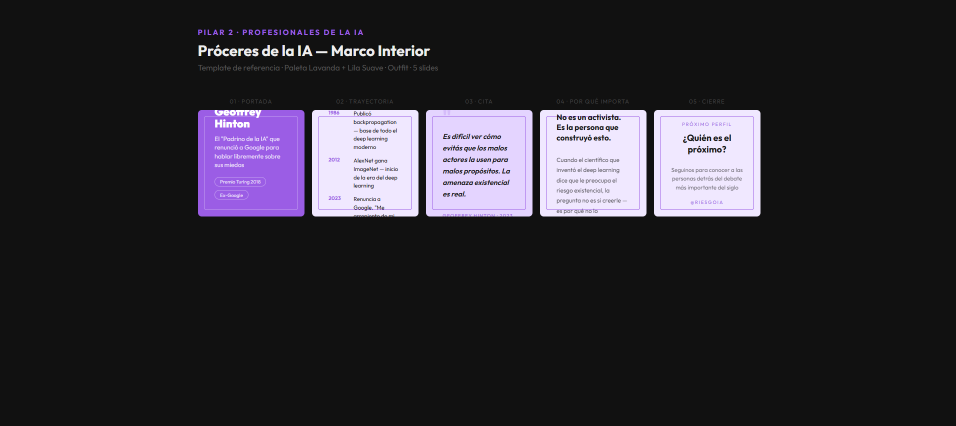
#> input picture Captura de pantalla 2026-04-20 222926.png, 1912 x 851 px (shown at 1/2 size)
$ python blend_effect.py '../Captura de pantalla 2026-04-20 222926.png'
#> lines starting #> are read from the running program, lines starting #| are printed output that depends on the picture
#!/usr/bin/env python3
# Requirements: pip install Pillow numpy
# Usage: python templates/blend_effect.py <input> [output]

import argparse
from pathlib import Path

from PIL import Image
import numpy as np

BG_COLOR      = (240, 232, 255)   # #f0e8ff — trayectoria slide
GHOST_OPACITY = 0.30


def _hls_channel(m1, m2, hue):
    hue = hue % 1.0
    return np.where(hue < 1/6, m1 + (m2 - m1) * hue * 6,
           np.where(hue < 0.5, m2,
           np.where(hue < 2/3, m1 + (m2 - m1) * (2/3 - hue) * 6, m1)))


def rgb_to_hls(r, g, b):
    cmax  = np.maximum(np.maximum(r, g), b)
    cmin  = np.minimum(np.minimum(r, g), b)
    delta = cmax - cmin
    l = (cmax + cmin) / 2.0
    s = np.where(delta == 0, 0.0,
        np.where(l < 0.5, delta / (cmax + cmin), delta / (2.0 - cmax - cmin)))
    with np.errstate(invalid="ignore", divide="ignore"):
        rc = np.where(delta > 0, (cmax - r) / delta, 0.0)
        gc = np.where(delta > 0, (cmax - g) / delta, 0.0)
        bc = np.where(delta > 0, (cmax - b) / delta, 0.0)
        h  = np.where(cmax == r, bc - gc,
             np.where(cmax == g, 2.0 + rc - bc, 4.0 + gc - rc))
        h  = np.where(delta == 0, 0.0, (h / 6.0) % 1.0)
    return h, l, s


def hls_to_rgb(h, l, s):
    m2 = np.where(l <= 0.5, l * (1.0 + s), l + s - l * s)
    m1 = 2.0 * l - m2
    r  = np.where(s == 0, l, _hls_channel(m1, m2, h + 1/3))
    g  = np.where(s == 0, l, _hls_channel(m1, m2, h))
    b  = np.where(s == 0, l, _hls_channel(m1, m2, h - 1/3))
    return np.clip(r, 0, 1), np.clip(g, 0, 1), np.clip(b, 0, 1)


def luminosity_blend(backdrop, source):
    """CSS mix-blend-mode: luminosity — backdrop hue/sat, source luminance."""
    bh, _,  bs = rgb_to_hls(backdrop[..., 0], backdrop[..., 1], backdrop[..., 2])
    _,  sl, _  = rgb_to_hls(source[..., 0],   source[..., 1],   source[..., 2])
    rr, rg, rb = hls_to_rgb(bh, sl, bs)
    return np.stack([rr, rg, rb], axis=-1)


def blend(input_path: Path, output_path: Path):
    photo = Image.open(input_path).convert("RGBA")
    w, h = photo.size

    bg_f        = np.full((h, w, 3), BG_COLOR, dtype=np.float64) / 255.0
    photo_arr   = np.array(photo)
    photo_rgb_f = photo_arr[..., :3].astype(np.float64) / 255.0
    photo_alpha = photo_arr[..., 3:4].astype(np.float64) / 255.0

    lum = luminosity_blend(bg_f, photo_rgb_f)
    lum_img = (lum * 255).astype(np.uint8)

    result_arr = np.zeros((h, w, 4), dtype=np.uint8)
    result_arr[..., :3] = lum_img
    result_arr[..., 3]  = (photo_alpha[..., 0] * GHOST_OPACITY * 255).astype(np.uint8)

    Image.fromarray(result_arr, "RGBA").save(output_path)
    print(f"Saved: {output_path}")


def main():
    parser = argparse.ArgumentParser(description="Luminosity blend + ghost opacity effect")
    parser.add_argument("input", help="Input image path")
    parser.add_argument("output", nargs="?", help="Output image path (default: <stem>_blended.png next to input)")
    args = parser.parse_args()

    input_path = Path(args.input)
    output_path = Path(args.output) if args.output else input_path.parent / f"{input_path.stem}_blended.png"

    blend(input_path, output_path)
#> in blend, photo is the input picture: PIL image 1912x851 RGBA; mean R, G, B, A 45, 42.2, 49, 255
#> in blend, `photo_alpha = photo_arr[..., 3:4].astype(np.float64) / 255.0`: photo_alpha: shape (851, 1912, 1) float64; every value is 1
#> in rgb_to_hls, `cmax  = np.maximum(np.maximum(r, g), b)`: r: shape (851, 1912) float64; every value is 0.941
#> in rgb_to_hls, `cmin  = np.minimum(np.minimum(r, g), b)`: cmin: shape (851, 1912) float64; every value is 0.91
#> in rgb_to_hls, `delta = cmax - cmin`: delta: shape (851, 1912) float64; every value is 0.0902
#> in rgb_to_hls, `l = (cmax + cmin) / 2.0`: l: shape (851, 1912) float64; every value is 0.955
#> in rgb_to_hls, `rc = np.where(delta > 0, (cmax - r) / delta, 0.0)`: rc: shape (851, 1912) float64; every value is 0.652
#> in rgb_to_hls, `bc = np.where(delta > 0, (cmax - b) / delta, 0.0)`: bc: shape (851, 1912) float64; every value is 0
#> in rgb_to_hls, `h  = np.where(cmax == r, bc - gc, np.where(cmax == g, 2.0 + rc - bc, 4..`: h: shape (851, 1912) float64; every value is 4.35
#> in rgb_to_hls, `h  = np.where(delta == 0, 0.0, (h / 6.0) % 1.0)`: h: shape (851, 1912) float64; every value is 0.725
#> in rgb_to_hls (call 2), `gc = np.where(delta > 0, (cmax - g) / delta, 0.0)`:
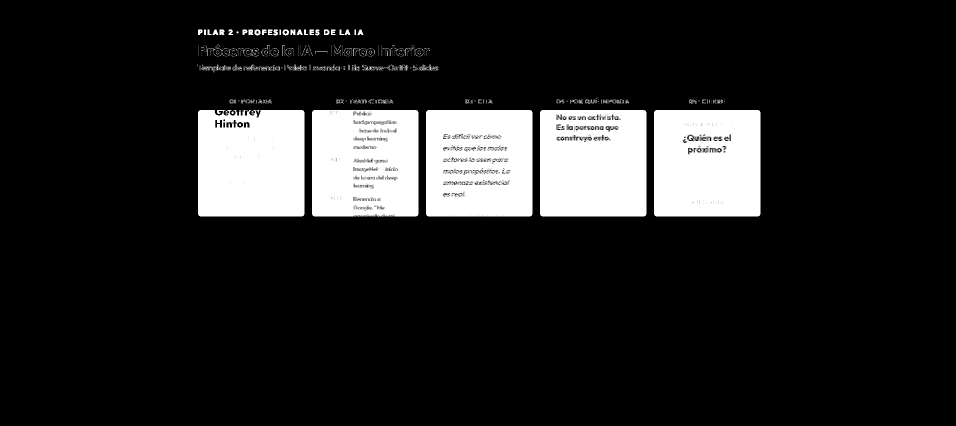
#> gc: shape (851, 1912) float64 (shown at 1/2 size); min 0, max 1, mean 0.139
#> in rgb_to_hls (call 2), `bc = np.where(delta > 0, (cmax - b) / delta, 0.0)`:
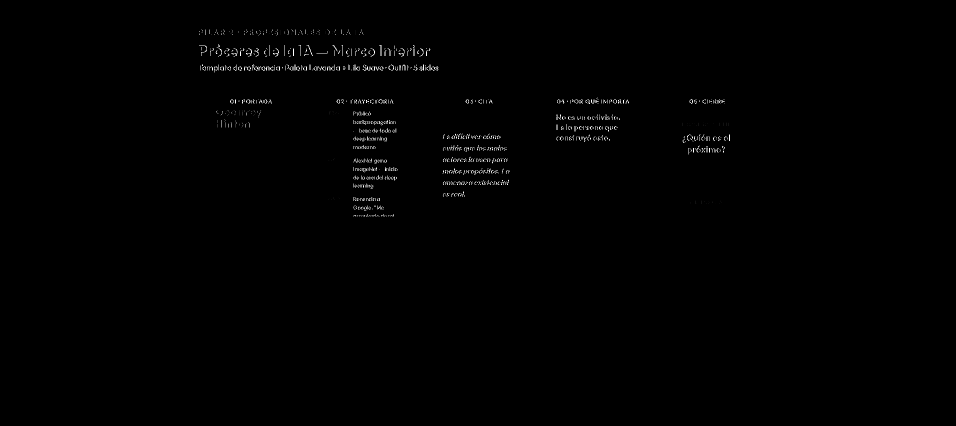
#> bc: shape (851, 1912) float64 (shown at 1/2 size); min 0, max 1, mean 0.00524
#> in rgb_to_hls (call 2), `h  = np.where(delta == 0, 0.0, (h / 6.0) % 1.0)`:
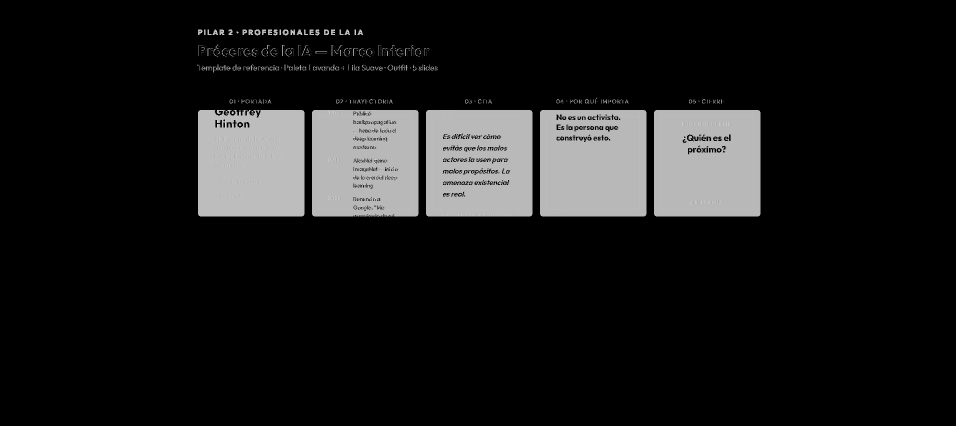
#> h: shape (851, 1912) float64 (shown at 1/2 size); min 0, max 0.998, mean 0.101
#> in hls_to_rgb, `m2 = np.where(l <= 0.5, l * (1.0 + s), l + s - l * s)`:
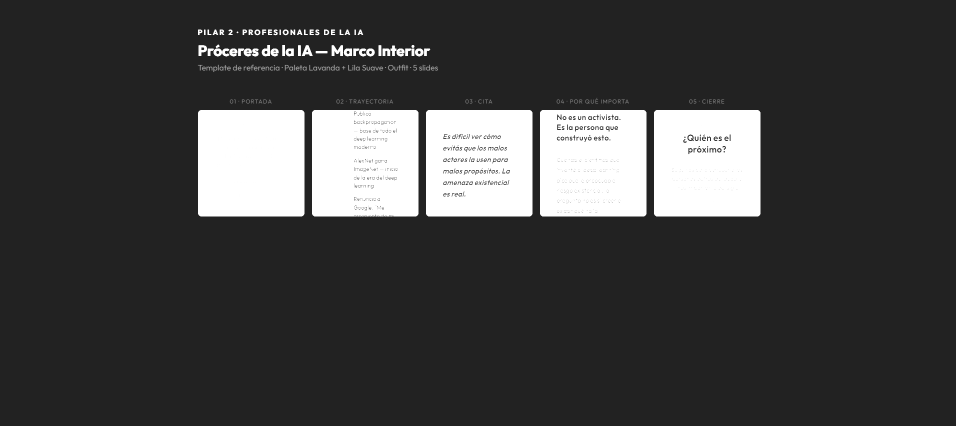
#> m2: shape (851, 1912) float64 (shown at 1/2 size); min 0.133, max 1, mean 0.256
#> in hls_to_rgb, `m1 = 2.0 * l - m2`:
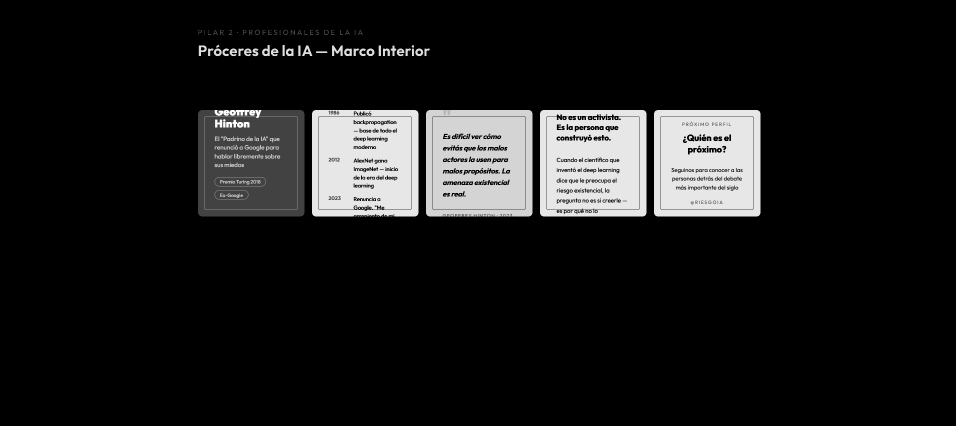
#> m1: shape (851, 1912) float64 (shown at 1/2 size); min 0, max 1, mean 0.102
#> in _hls_channel, `hue = hue % 1.0`: hue: shape (851, 1912) float64; every value is 0.058
#> in _hls_channel (call 3), `hue = hue % 1.0`: hue: shape (851, 1912) float64; every value is 0.391
#> in blend, `lum = luminosity_blend(bg_f, photo_rgb_f)`:
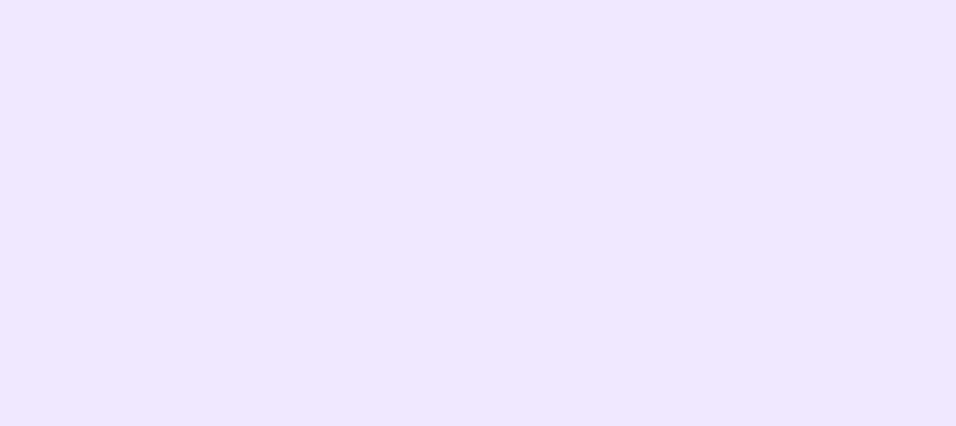
#> bg_f: shape (851, 1912, 3) float64 (shown at 1/2 size); mean R, G, B 0.941, 0.91, 1
#> in blend, `result_arr[..., 3]  = (photo_alpha[..., 0] * GHOST_OPACITY * 255).asty..`:
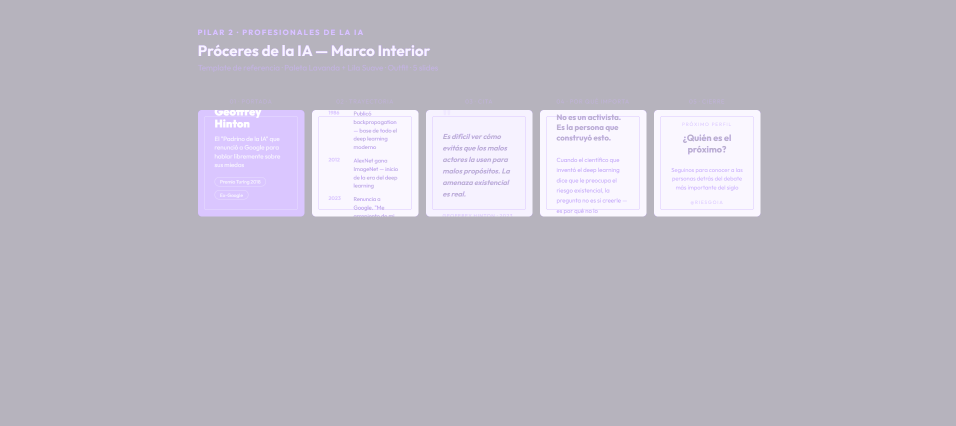
#> result_arr: shape (851, 1912, 4) (shown at 1/2 size); mean R, G, B, A 38.9, 25.9, 65.2, 76; transparent parts drawn white


if __name__ == "__main__":
    main()
